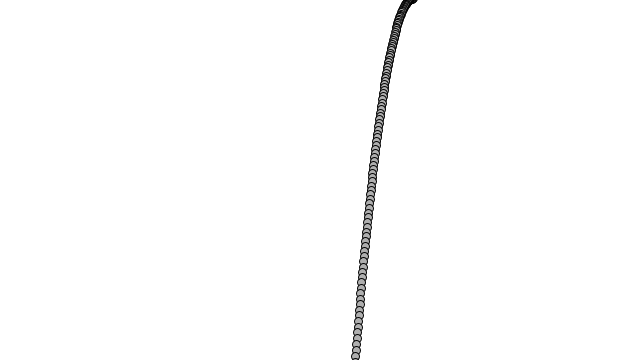
Frame 1 (no input)
Frame 60 (the mouse pressed at the canvas centre just before this capture): blank canvas, image omitted
Frame 120 (the mouse held since frame 60 and released just before this capture): blank canvas, image omitted

The Processing sketch that drew this single still picture (run headless with seeded random() and noise(); from frame 60 on, the mouse is pressed at the canvas centre):

// Processing sketch: sketch_181017b
// ── sketch_181017b.pde
//많은 수의 Particle 객체를 관리하고 싶을 땐 Arraylist

int total = 10000;
Particle p;
ArrayList<Particle> plist = new ArrayList<Particle>();


void setup(){
  size(640,360);
  p = new Particle(new PVector(random(width), -1));
  for(int i=0; i<total; i++){
    //ArrayList에 객체 추가
    plist.add(p);
    //p[i] = new Particle(new PVector(width/2,10));
  }
  
}

void draw(){
  background(255);
  //ArrayList에 객체 개수 확인
  for(int i=0; i<plist.size(); i++){
    Particle p = plist.get(i);
    p.run();
  }
  for (int i = plist.size()-1; i>=0; i--) {
    Particle p = plist.get(i); 
     if (p.isDead()) {
      plist.remove(i);
    }
  //p[i].run();
  
  //if(p[i].isDead()){
  // println("Particle Dead!"); 
  //}
  }
  
}

// ── Particle.pde

class Particle{
  
  PVector location;
  PVector velocity;
  PVector acceleration;
  
  float lifespan;
  
  Particle(PVector l){
    location = l.get();
    acceleration = new PVector(0,0.05);
    velocity = new PVector(random(-1,1), random(-2,0));
    
    lifespan = 255;
  }
  
  void run(){
   update();
   display();
  }
  
  void update(){
    velocity.add(acceleration);
    location.add(velocity);
    
    //lifespan -=2.0;
  }
  
  void display(){
   stroke(0, lifespan);
   fill(175, lifespan);
   ellipse(location.x, location.y, 8,8);
  }
  
  boolean isDead(){
   if(lifespan<0.0){
    return true; 
   } else {
    return false; 
   }
  }
  
}
